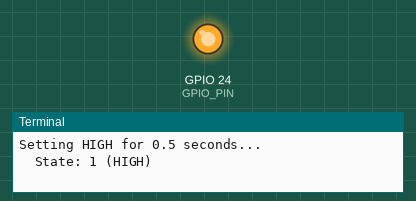
This program was run on a simulated Raspberry Pi (BCM pin numbers). Shown: output pins drawn as LEDs (lit = HIGH), the last lines printed to the terminal. At 0.5 s the program stops and its outputs stay as they are.

Above: at 0.1 s.
At 0.6 s:
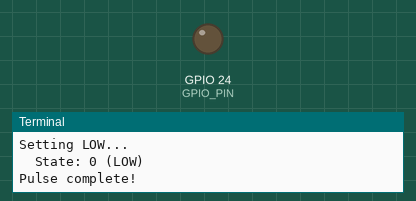
Timing chart, 0 to 2.0 s (numbered marks = the images above):
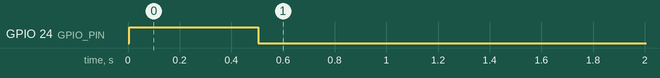

Measured:
- by itself, GPIO 24 (GPIO_PIN): LOW → HIGH at 0.00 s, → LOW 0.50 s later

The program:

pulse_gpio24.py
```python
#!/usr/bin/env python3
"""
Pulse GPIO 24 (Compressor - Physical Pin 18)
"""
import sys, time
try:
    import lgpio
except ImportError:
    print("ERROR: lgpio not installed")
    sys.exit(1)

GPIO_PIN = 24  # Compressor
PULSE_DURATION = 0.5

def main():
    try:
        h = lgpio.gpiochip_open(0)
        lgpio.gpio_claim_output(h, GPIO_PIN)

        print(f"Pulsing GPIO {GPIO_PIN} (Compressor - Physical Pin 18)...")
        print(f"Setting HIGH for {PULSE_DURATION} seconds...")

        lgpio.gpio_write(h, GPIO_PIN, 1)
        print(f"  State: {lgpio.gpio_read(h, GPIO_PIN)} (HIGH)")

        time.sleep(PULSE_DURATION)

        print(f"Setting LOW...")
        lgpio.gpio_write(h, GPIO_PIN, 0)
        print(f"  State: {lgpio.gpio_read(h, GPIO_PIN)} (LOW)")

        print("Pulse complete!")

        lgpio.gpiochip_close(h)
        return 0
    except Exception as e:
        print(f"ERROR: {e}")
        return 1

if __name__ == "__main__":
    sys.exit(main())
```
